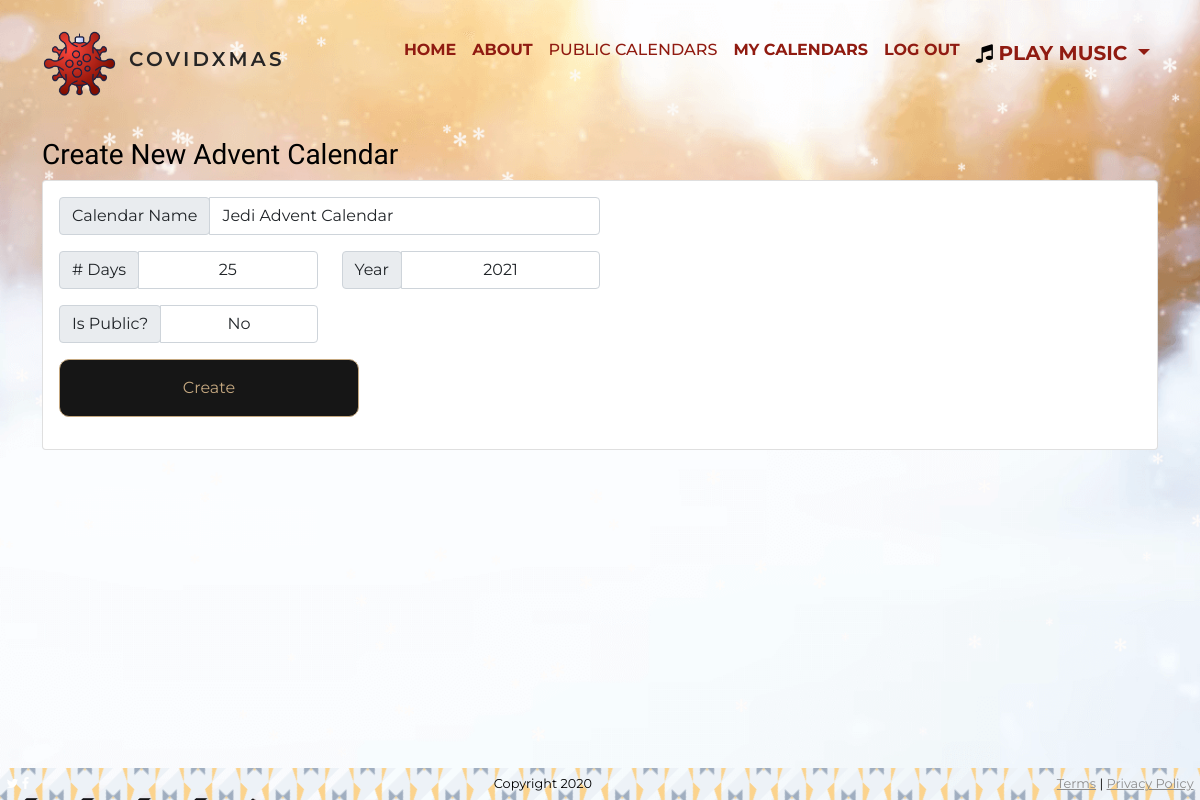
/dates/settings/c697a6eb-f49f-4ca3-9527-480f3139fcf4/ (signed in), run on the app's committed database.
### dates/models.py (models this page shows, shortened)
class Calendar(models.Model):
    user = models.ForeignKey(User, related_name='calendars', on_delete=models.CASCADE)
    unique_id = models.UUIDField(default=uuid.uuid4, max_length=100, unique=True, primary_key=True)
    name = models.CharField(max_length=254)
    days = models.IntegerField(default=0, choices=DAYS)
    year = models.IntegerField(default=2021, choices=YEARS)
    is_public = models.BooleanField(default=False)

### dates/views.py (the view, shortened to what this page needs)
# urls.py: path('settings/<str:calendar_id>/', settings, name='settings'),
@login_required
def settings(request, calendar_id):
    calendar = get_object_or_404(Calendar, unique_id=calendar_id)
    previous_days = calendar.days
    if request.method == 'GET':
        form = CalendarForm(instance=calendar)
        return render(request, 'create_calendar.html', {'form': form})

### dates/forms.py
class CalendarForm(forms.ModelForm):
    name = forms.CharField(
        label="Calendar Name",
        widget=forms.TextInput(attrs={
            'width':'100%',
            'class': 'form-control',
            'placeholder': 'e.g. Alex\'s Calendar'}))
    days = forms.ChoiceField(
        widget=forms.Select(attrs={'class': 'form-control text-center'}),
        choices=DAYS)
    year = forms.ChoiceField(
        widget=forms.Select(attrs={'class': 'form-control text-center'}),
        choices=YEARS)
    is_public = forms.ChoiceField(
        widget=forms.Select(attrs={'class': 'form-control text-center'}),
        choices=[(False, 'No'), (True, 'Yes')])
    class Meta:
        model = Calendar
        fields = ['user', 'name', 'days', 'year', 'is_public']

### dates/templates/create_calendar.html (shortened to what this page needs)
{% extends 'base_template.html' %}
{% block content %}
<section class="mt-3 mb-5">
	<div class="container">
        <div class="row">
            <div class="col">
                <h3>Create New Advent Calendar</h3>
            </div>
        </div>
        <div class="row">
            <div class="col">
                <div class="card">
                    <div class="card-body">
                        <form method="POST" class="w-50">
                                <div class="row">
                                    <div class="col">
                                        <div class="input-group mb-3">
                                            <div class="input-group-prepend">
                                                <span class="input-group-text" id="name_lbl">Calendar Name</span>
                                            </div>
                                            {{ form.name}}
                                        </div>
                                    </div>
                                </div>
                                <div class="row">
                                    <div class="col-lg-6">
                                        <div class="input-group mb-3">
                                            <div class="input-group-prepend">
                                                <span class="input-group-text" id="name_lbl"># Days</span>
                                            </div>
                                            {{ form.days }}
                                        </div>
                                    </div>
                                    <div class="col-lg-6">
                                        <div class="input-group mb-3">
                                            <div class="input-group-prepend">
                                                <span class="input-group-text" id="name_lbl">Year</span>
                                            </div>
                                            {{ form.year }}
                                        </div>
                                    </div>
                                </div>
                                <div class="row">
                                    <div class="col-lg-6">
                                        <div class="input-group mb-3">
                                            <div class="input-group-prepend">
                                                <span class="input-group-text" id="name_lbl">Is Public?</span>
                                            </div>
                                            {{ form.is_public }}
                                        </div>
                                    </div>
                                </div>
                            <div class="input-group">
                                <button class="btn btn-primary" type="submit">Create</button>
                            </div>
                        </form>
                    </div>
                </div>
            </div>
        </div>
	</div>
</section>
{% endblock %}

### assets/css/_variables.css (style rules this page uses)
:root { --background-colour: #8e8989; --menu-colour: #3e3d3d; --primary-colour: #901B11; --primary-colour-hover: #052e12; --nav-colour: #262525; --background-dark: rgba(0, 0, 0, 0.5); --overlay: rgba(144, 27, 17, 0.5); }

### assets/css/_base.css (style rules this page uses)
* { color: black; font-family: 'Montserrat', sans-serif; margin: 0; padding: 0; box-sizing: border-box; }
body { background: url(../images/flakes3.png); background-size: cover; background-repeat: no-repeat; background-position: center; min-height: 100vh; width: 100%; position: relative; }

### assets/css/_typography.css (style rules this page uses)
h1, h2, h3, h4 { font-family: 'Risque', cursive; }

### assets/css/_flakes.css (style rules this page uses)
.btn { background-color: #161616; border-radius: 10px; color: #c5a880; border: 1px solid #c5a880; padding: 16px; width: 300px; margin-bottom: 16px; line-height: 1.5; cursor: pointer; }

### assets/css/_viewcalendar.css (style rules this page uses)
.card-body { text-align: center; }

### data on the page
Calendar: name "Jedi Advent Calendar", days "25", year "2021", is_public "No"
